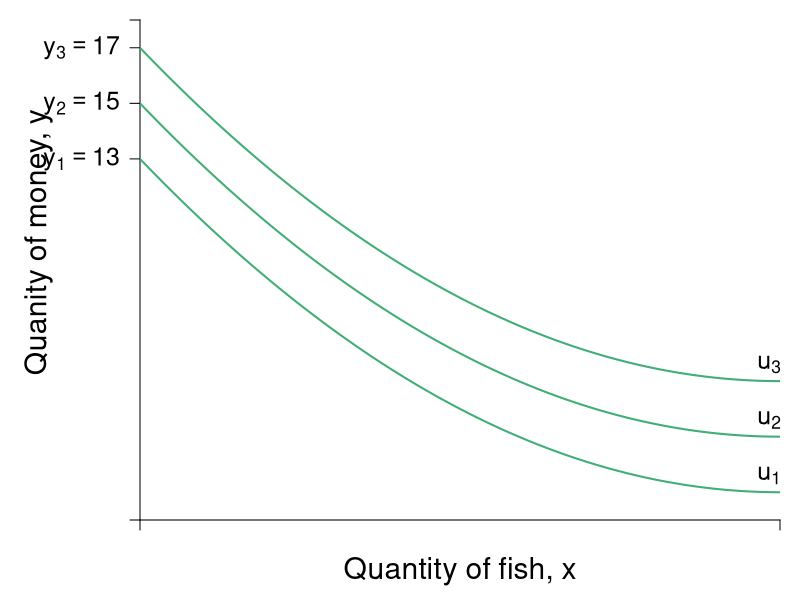

This figure's R source:
require(shape)
pdf(file = "indmarketdemand/demand_y_indiff.pdf", width = 9, height = 7)


#Set parameters for graphics
pointsize <- 1.8
axislabelsize <- 1.8
labelsize <- 1.5
namesize <- 1.8
annotatesize <- 1.5
graphlinewidth <- 2
segmentlinewidth <- 1.5

COL <- c("#7fc97f", "#beaed4", "#fdc086", "#ffff99", "#386cb0", "#f0027f", "#bf5b17", "#666666")
COLA <- c("#99d8c9","#66c2a4","#41ae76", "#238b45", "#005824")
COLB <- c("#4eb3d3", "#2b8cbe", "#0868ac","#084081")

#Edited the margins to cater for the larger LHS labels
par(mar =  c(4, 7, 1, 1))

mrsA <- function(x, rmax = 10, xmax = 20) {
  rmax - (rmax/xmax)*x
}


uA <- function(x, y, rmax = 2, xmax = 12) {
  y + rmax*x - (1/2)*(rmax/xmax)*x^2
}

indiffA1 <- function(x, uA = 10, rmax = 2.5, xmax = 10) {
  uA - rmax*x + (1/2)*(rmax/xmax)*(x^2)
}


bcA <- function(x, w = 20, p = 2) {
  w - p*x
}


xlims <- c(0, 12)
ylims <- c(0, 18)

npts <- 501 
x <- seq(xlims[1], xlims[2], length.out = npts)
y <- seq(ylims[1], ylims[2], length.out = npts) 
a <- c(13, 15, 17)

plot(0, 0, xlim = xlims, ylim = ylims, type = "n",
     xlab = expression(paste("")),
     ylab = expression(paste("")), 
     xaxt = "n", 
     yaxt = "n", 
     cex.lab = axislabelsize, 
     bty = "n",
     xaxs="i", 
     yaxs="i")

# ticksy <- seq(from = 0, to = ylims[2], by = 2)
# ylabels <- seq(from = 0, to = ylims[2], by = 2)
# ticksx <- seq(from = 0, to = xlims[2], by = 2)
# xlabels <- seq(from = 0, to = xlims[2], by = 2)
ticksy <- c(0, 13, 15, 17, ylims[2])
ylabels <- c(NA, expression(paste(y[1] == 13)), expression(paste(y[2] == 15)), expression(paste(y[3] == 17)), NA)
#ylabels <- c(NA, expression(paste(13)), expression(paste(15)), expression(paste(17)), NA)
ticksx <- c(0,  xlims[2])
xlabels <- c(NA, NA)

axis(1, at = ticksx, pos = 0, labels = xlabels, cex.axis = labelsize)
axis(2, at = ticksy, pos = 0, labels = ylabels, las = 1, cex.axis = labelsize)

npts <- 500 
xx1 <- seq(xlims[1], xlims[2], length.out = npts)

#lines(xx1, bcA(xx1, w = 12, p = 1), col = COLB[3], lwd = graphlinewidth)
#lines(xx1, indiffA1(xx1, uA = 20, rmax = 2.5, xmax = 10), col = COLB[4], lwd = graphlinewidth)



mtext(expression(paste("Quantity of fish, ", x)), side=1, line = 2.5, cex = axislabelsize)
text(-1.9, 10, expression(paste("Quanity of money, ", y)), xpd = TRUE, cex = axislabelsize, srt = 90) 

#segments(4.11765, 6.17647, 5.88, 8.88, lty = 1, col = COL[2] , lwd = graphlinewidth)
#text(7.3, 3, expression("Pareto Efficient"))
#text(7.3, 2.5, expression("Curve"))
#Arrows(7.3, 3.5, 7.3, 6.1, col = "black", lty = 1, lwd = 2, arr.type = "triangle", arr.lwd = 0.5)

#Label the iso-welfare functions for the HG, Aisha
text(11.8, 1.6, expression(u[1]), cex = annotatesize)
text(11.8, 3.6, expression(u[2]), cex = annotatesize)
text(11.8, 5.6, expression(u[3]), cex = annotatesize)
#text(6.6, 8.3, expression(u[4]^A))

#Label the indifference curves for the HG, Betty
# text(7.6, 17, expression(u[1]^B))
# text(6.75, 17, expression(u[2]^B))
# text(6, 17, expression(u[3]^B))
#text(3.4, 6.9, expression(v[4]^B))

#Label mrs function
#text(10, 8, expression(paste(mrs(x,y) == r[max] - frac(r[max], x[max])*x)))
#Arrows(10, 7.5, 10, 5.6, col = "black", lty = 1, lwd = 2, arr.type = "triangle", arr.lwd = 0.5)

#Label satiation
#text(20, 4, expression(paste(x[max] == "Point")))
#text(20, 3, expression(paste("of Satiation")))
#Arrows(20, 2.5, 20, 0.5, col = "black", lty = 1, lwd = 2, arr.type = "triangle", arr.lwd = 0.5)

#Label highest willingness to pay
# text(5, 10.5, expression(paste(r[max] == "Maximum")))
# text(5, 9.5, expression(paste("Willingness to Pay")))
# Arrows(3, 10, 0.5, 10, col = "black", lty = 1, lwd = 2, arr.type = "triangle", arr.lwd = 0.5)


contour(x, y, 
        outer(x, y, uA),
        #labels = c("v1", "v2", "v3"),
        drawlabels = FALSE,
        col = COLA[3],
        #xlab = expression(paste("A's Apples, ", x)),
        #ylab = expression(paste("A's Oranges, ", y)),
        #cex.lab = axislabelsize,
        lwd = graphlinewidth,
        levels = a, 
        xaxs="i", 
        yaxs="i", 
        add = TRUE)

#segments(0, 6, 6, 6, lty = 2, col = "gray" , lwd = segmentlinewidth)
#segments(6, 0, 6, 6, lty = 2, col = "gray" , lwd = segmentlinewidth)
#points(6, 6, pch = 16, col = "black", cex = 1.5)

# par(new = TRUE)
# 
# #Use the same x and ylims as previously, but with locations switched
# xlims2 <- c(18, 0)
# ylims2 <- c(18, 0)

#Leave the ylab and xlab blank to ensure no axes titles
# plot(0, 0, xlim = xlims2, ylim = ylims2, type = "n",
#      xlab = expression(paste("")),
#      ylab = expression(paste("")),
#      xaxt = "n", 
#      yaxt = "n", 
#      cex.lab = 1.3, 
#      bty = "n",
#      xaxs="i", 
#      yaxs="i")
# 
# 
# lines(xx1, indiffAlow(xx1, uA = 46.08, alpha = 16, beta = 1/24), col = COL[2], lwd = graphlinewidth)


#Set up axes at sides 3 and 4 (top and right)
# axis(side = 3, at = ticksx, pos = 0, labels = xlabels)
# axis(side = 4, at = ticksy, pos = 0, labels = ylabels, las = 0)
# mtext("B's Apples, x", side=3, line = 2.5, cex = axislabelsize)
# text(-0.8, 7, expression(paste("B's Oranges, y")), xpd = TRUE, cex = axislabelsize, srt = 270) 
# 
# #Add arrows:
# arrows(-0.8, 10, -0.8, 14, xpd = TRUE, length=0.1,angle=40,lwd=3)
# arrows(6.2, -1.8, 9, -1.8, xpd = TRUE, length=0.1,angle=40,lwd=3)
# 

#Customize ticks and labels for the plot
#ticksy <- seq(from = 0, to = 15, by = 1)
#ylabels <- seq(from = 0, to = 15, by = 1)
#ticksx <- seq(from = 0, to = 10, by = 1)
#xlabels <- seq(from = 0, to = 10, by = 1)
#axis(1, at = ticksx, pos = 0, labels = xlabels)
#axis(2, at = ticksy, pos = 0, labels = ylabels, las = 0)

dev.off()
